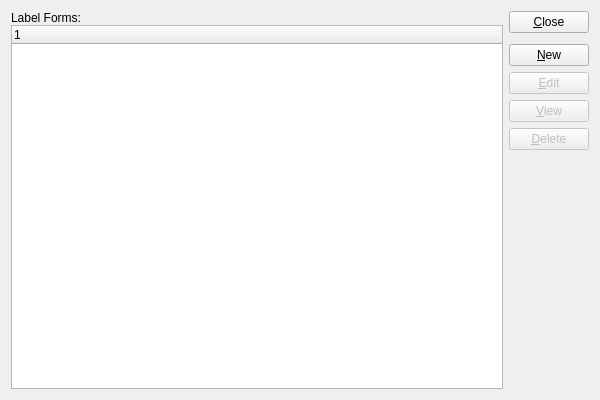
<?xml version="1.0" encoding="UTF-8"?>
<ui version="4.0">
 <comment>This file is part of the xTuple ERP: PostBooks Edition, a free and
open source Enterprise Resource Planning software suite,
Copyright (c) 1999-2011 by OpenMFG LLC, d/b/a xTuple.
It is licensed to you under the Common Public Attribution License
version 1.0, the full text of which (including xTuple-specific Exhibits)
is available at www.xtuple.com/CPAL.  By using this software, you agree
to be bound by its terms.</comment>
 <class>labelForms</class>
 <widget class="QWidget" name="labelForms">
  <property name="geometry">
   <rect>
    <x>0</x>
    <y>0</y>
    <width>600</width>
    <height>400</height>
   </rect>
  </property>
  <property name="windowTitle">
   <string>List Label Forms</string>
  </property>
  <layout class="QGridLayout" name="gridLayout">
   <item row="0" column="0">
    <layout class="QVBoxLayout">
     <property name="spacing">
      <number>0</number>
     </property>
     <item>
      <widget class="QLabel" name="_shippingFormsLit">
       <property name="enabled">
        <bool>true</bool>
       </property>
       <property name="text">
        <string>Label Forms:</string>
       </property>
       <property name="alignment">
        <set>Qt::AlignVCenter</set>
       </property>
      </widget>
     </item>
     <item>
      <widget class="XTreeWidget" name="_labelforms">
       <property name="sizePolicy">
        <sizepolicy hsizetype="Expanding" vsizetype="Expanding">
         <horstretch>0</horstretch>
         <verstretch>0</verstretch>
        </sizepolicy>
       </property>
      </widget>
     </item>
    </layout>
   </item>
   <item row="0" column="1">
    <layout class="QVBoxLayout" name="verticalLayout">
     <item>
      <widget class="QPushButton" name="_close">
       <property name="text">
        <string>&amp;Close</string>
       </property>
      </widget>
     </item>
     <item>
      <spacer name="verticalSpacer">
       <property name="orientation">
        <enum>Qt::Vertical</enum>
       </property>
       <property name="sizeType">
        <enum>QSizePolicy::Preferred</enum>
       </property>
       <property name="sizeHint" stdset="0">
        <size>
         <width>20</width>
         <height>5</height>
        </size>
       </property>
      </spacer>
     </item>
     <item>
      <widget class="QPushButton" name="_new">
       <property name="text">
        <string>&amp;New</string>
       </property>
      </widget>
     </item>
     <item>
      <widget class="QPushButton" name="_edit">
       <property name="enabled">
        <bool>false</bool>
       </property>
       <property name="text">
        <string>&amp;Edit</string>
       </property>
      </widget>
     </item>
     <item>
      <widget class="QPushButton" name="_view">
       <property name="enabled">
        <bool>false</bool>
       </property>
       <property name="text">
        <string>&amp;View</string>
       </property>
      </widget>
     </item>
     <item>
      <widget class="QPushButton" name="_delete">
       <property name="enabled">
        <bool>false</bool>
       </property>
       <property name="text">
        <string>&amp;Delete</string>
       </property>
      </widget>
     </item>
     <item>
      <spacer name="Spacer270">
       <property name="orientation">
        <enum>Qt::Vertical</enum>
       </property>
       <property name="sizeType">
        <enum>QSizePolicy::Expanding</enum>
       </property>
       <property name="sizeHint" stdset="0">
        <size>
         <width>20</width>
         <height>20</height>
        </size>
       </property>
      </spacer>
     </item>
    </layout>
   </item>
  </layout>
 </widget>
 <layoutdefault spacing="6" margin="11"/>
 <pixmapfunction>qPixmapFromMimeSource</pixmapfunction>
 <customwidgets>
  <customwidget>
   <class>XTreeWidget</class>
   <extends>QTreeWidget</extends>
   <header>xtreewidget.h</header>
   <container>1</container>
  </customwidget>
 </customwidgets>
 <tabstops>
  <tabstop>_labelforms</tabstop>
  <tabstop>_new</tabstop>
  <tabstop>_edit</tabstop>
  <tabstop>_view</tabstop>
  <tabstop>_delete</tabstop>
  <tabstop>_close</tabstop>
 </tabstops>
 <resources/>
 <connections>
  <connection>
   <sender>_close</sender>
   <signal>clicked()</signal>
   <receiver>labelForms</receiver>
   <slot>close()</slot>
   <hints>
    <hint type="sourcelabel">
     <x>20</x>
     <y>20</y>
    </hint>
    <hint type="destinationlabel">
     <x>20</x>
     <y>20</y>
    </hint>
   </hints>
  </connection>
  <connection>
   <sender>_labelforms</sender>
   <signal>valid(bool)</signal>
   <receiver>_view</receiver>
   <slot>setEnabled(bool)</slot>
   <hints>
    <hint type="sourcelabel">
     <x>20</x>
     <y>20</y>
    </hint>
    <hint type="destinationlabel">
     <x>20</x>
     <y>20</y>
    </hint>
   </hints>
  </connection>
 </connections>
</ui>
